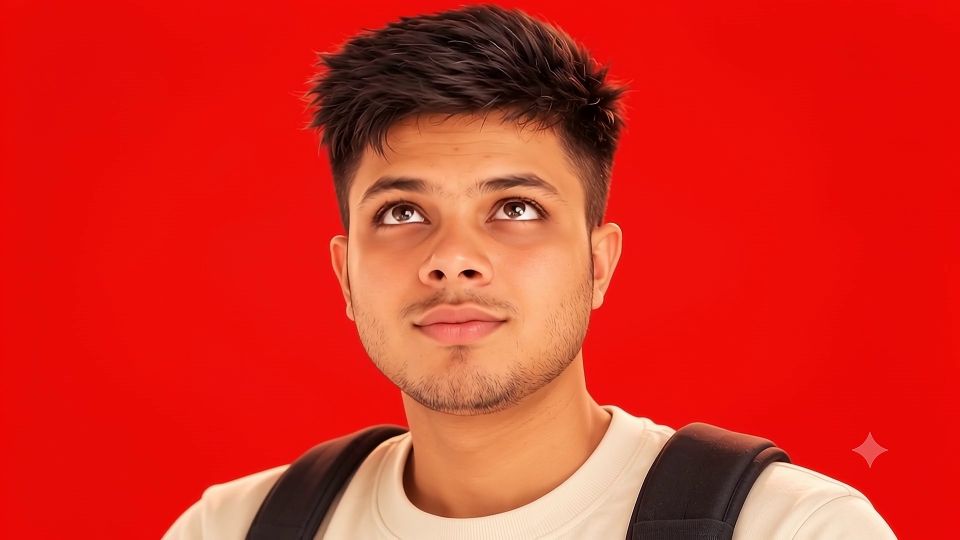
#> input picture frame 22 of public/character.mp4, 1920 x 1080 px (shown at 1/2 size)
$ python pinpoint_compass.py
#> lines starting #> are read from the running program, lines starting #| are printed output that depends on the picture
import cv2
import os

cap = cv2.VideoCapture("public/character.mp4")

# Let's inspect frames around each compass point in detail:
# UP: 20..28
# UP-RIGHT: 33..39
# RIGHT: 45..52
# DOWN-RIGHT: 68..74
# DOWN: 88..94
# DOWN-LEFT: 100..106
# LEFT: 112..118
# UP-LEFT: 134..140
# BACK TO UP: 156..162
# CENTER: 165..172

os.makedirs("inspect_compass", exist_ok=True)
points = {
    "UP_1": range(22, 27),
    "UP_RIGHT": range(34, 40),
    "RIGHT": range(46, 52),
    "DOWN_RIGHT": range(69, 75),
    "DOWN": range(89, 95),
    "DOWN_LEFT": range(101, 107),
    "LEFT": range(112, 118),
    "UP_LEFT": range(134, 140),
    "UP_2": range(156, 162),
    "CENTER": range(166, 172)
}

for name, r in points.items():
    for f in r:
        cap.set(cv2.CAP_PROP_POS_FRAMES, f)
        ret, frame = cap.read()
        if ret:
            cv2.imwrite(f"inspect_compass/{name}_{f:03d}.jpg", frame)

cap.release()
print("Saved compass candidate frames")

$ run again, starting later in the video
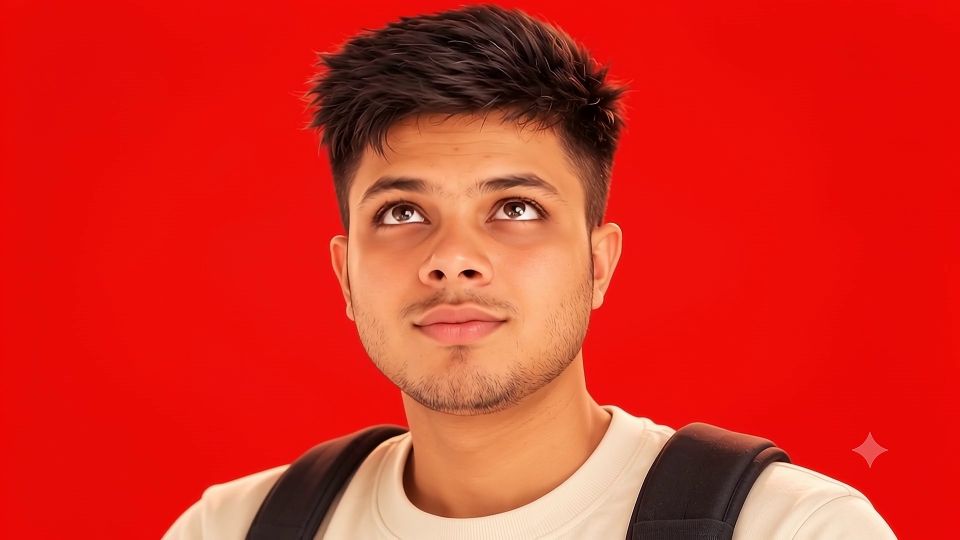
#> input picture frame 22 of public/character.mp4, 1920 x 1080 px (shown at 1/2 size)

$ run again, starting later in the video
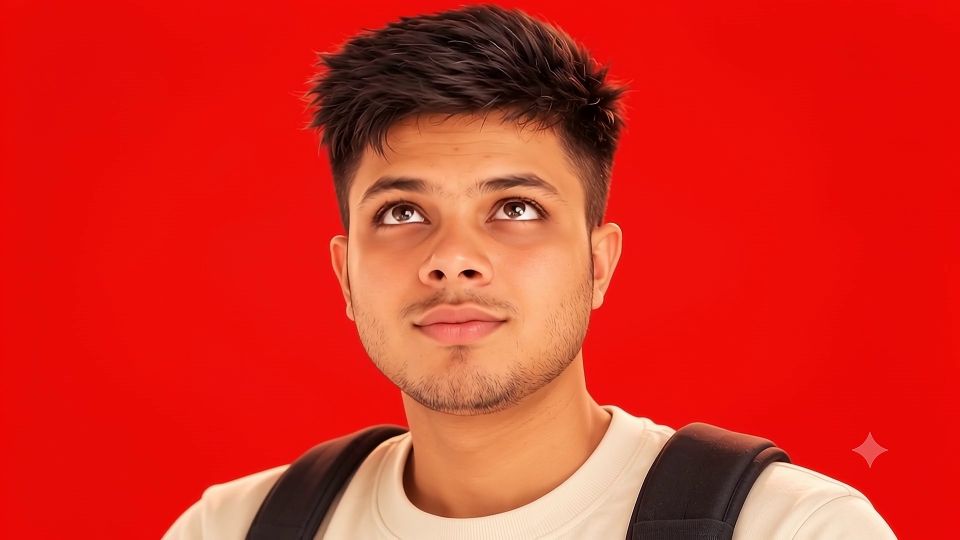
#> input picture frame 22 of public/character.mp4, 1920 x 1080 px (shown at 1/2 size)
